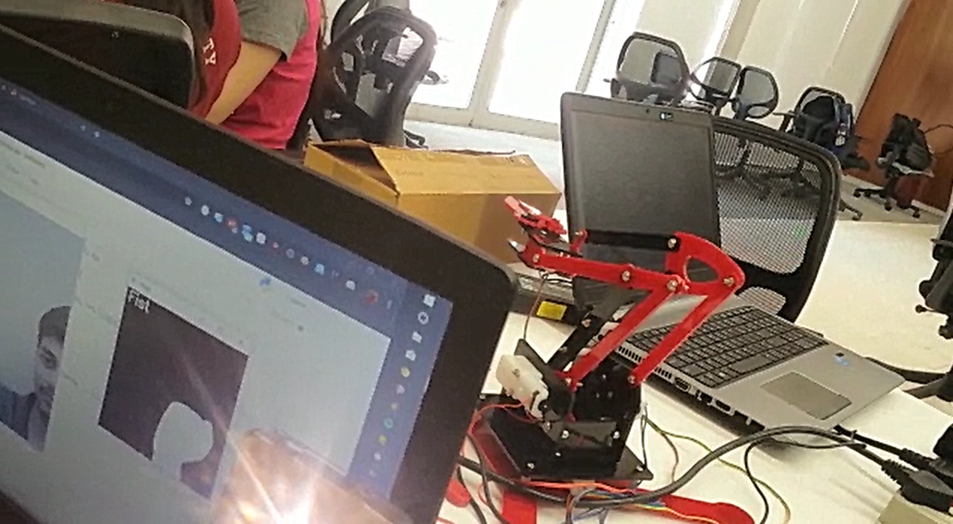
#> input picture livePhoto.png, 1905 x 1047 px, given in place of the camera (shown at 1/2 size)
$ jupyter execute createRawData.ipynb
#> lines starting #> are read from the running program, lines starting #| are printed output that depends on the picture; after the words box and inside, x2 and y2 are one past the last pixel; in counts of white or black regions, pixels touching at a corner belong together
[cell 1]
# Import Libraries
import cv2
import os
import numpy as np

[cell 2]
cap = cv2.VideoCapture(0)

os.chdir('.\\RawData\\FOLDER_NAME')
count = 0
pause = True
while cv2.waitKey(1):

#> (key q is pressed here)
    _, frame = cap.read()
#> frame is the input picture: shape (1047, 1905, 3); mean B, G, R 108.3, 118.4, 131.4
    blur = cv2.GaussianBlur(frame, (5,5), 0)

    hsv = cv2.cvtColor(blur, cv2.COLOR_RGB2HSV)
#> hsv: shape (1047, 1905, 3); mean H, S, V 90.1, 62, 134.1

    lower_skin = np.array([110, 25, 85])
    upper_skin = np.array([179, 255, 255])

    mask = cv2.inRange(hsv, lower_skin, upper_skin)
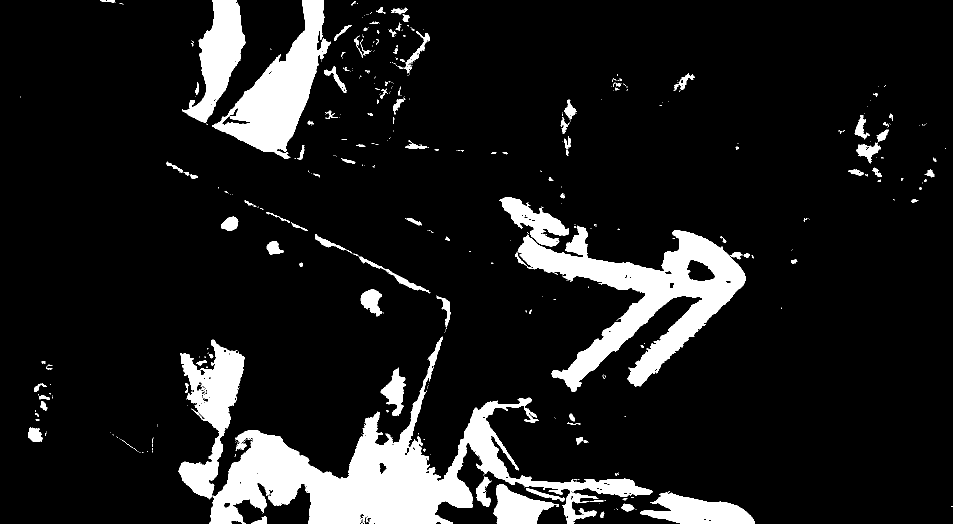
#> mask: shape (1047, 1905) (shown at 1/2 size); 11.4% white; 503 white regions (385 under 20 px), largest, box (x1, y1, x2, y2) and area: (419, 673, 1305, 1047) 78641, (1030, 452, 1491, 784) 49800, (424, 0, 662, 317) 27470
    blur = cv2.medianBlur(mask, 15)
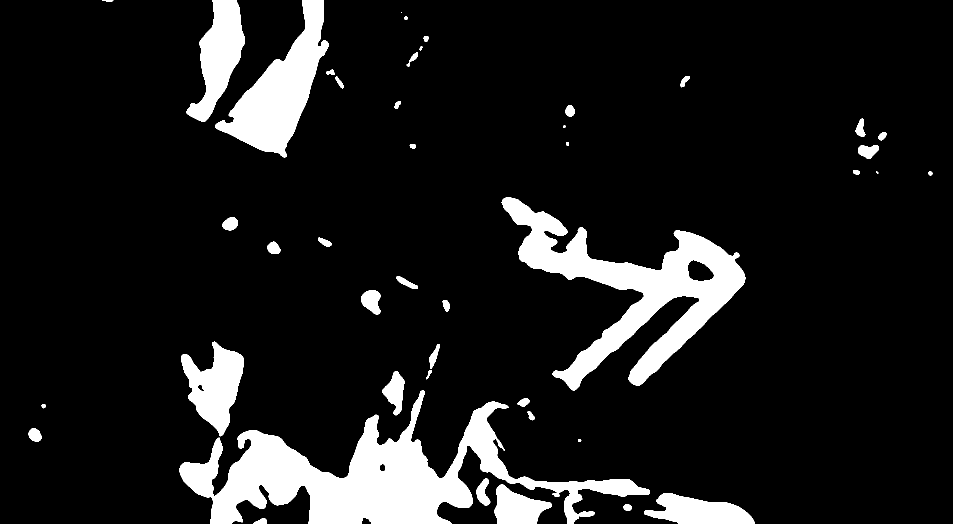
#> blur: shape (1047, 1905) (shown at 1/2 size); 10.9% white; 44 white regions (2 under 20 px), largest, box (x1, y1, x2, y2) and area: (359, 781, 1300, 1047) 82364, (1003, 395, 1491, 781) 56078, (431, 0, 658, 315) 27689
    kernel = cv2.getStructuringElement(cv2.MORPH_ELLIPSE, (8, 8))
    hsv_d = cv2.dilate(blur, kernel)
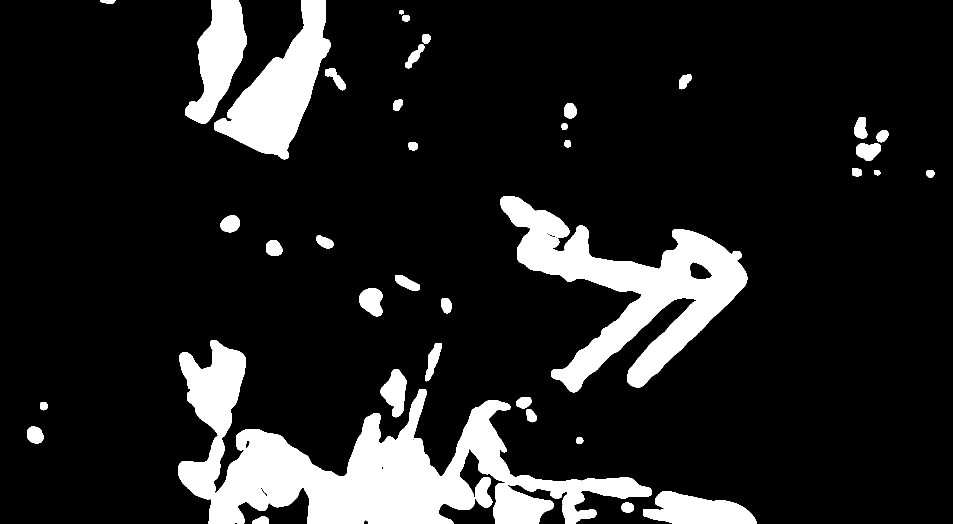
#> hsv_d: shape (1047, 1905) (shown at 1/2 size); 13.2% white; 39 white regions, largest, box (x1, y1, x2, y2) and area: (356, 680, 1304, 1047) 117846, (1000, 392, 1495, 785) 66776, (428, 0, 662, 319) 31305

    cv2.rectangle(frame, (0, 0), (300, 300), (255, 0, 0), 2)
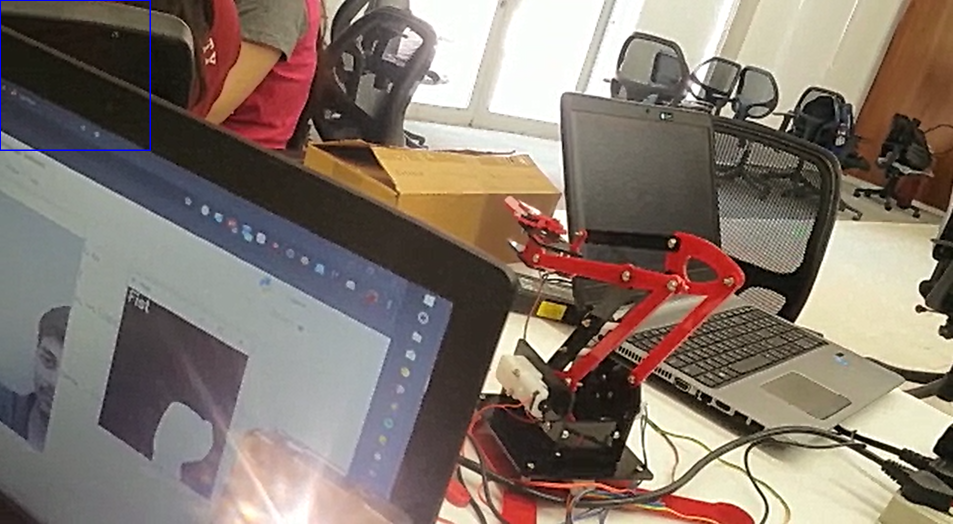
#> frame: shape (1047, 1905, 3) (shown at 1/2 size); 0.15% of pixels changed, all inside (x1, y1, x2, y2) = (0, 0, 302, 302)
    res = hsv_d[:300, :300]
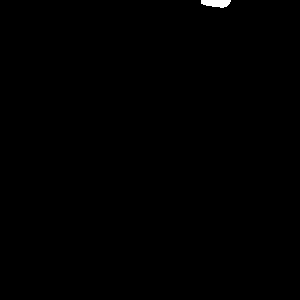
#> res: shape (300, 300); 0.21% white; 1 white region, box (x1, y1, x2, y2) and area: (201, 0, 231, 8) 185
    res = cv2.resize(res, (150, 150))
#> res: shape (150, 150)

    count += 1
    cv2.imshow('Original', frame)
    cv2.imshow('Mask', hsv_d[:300,:300])

    if cv2.waitKey(1) & 0xFF == ord('q'):
#> (key q is pressed here)
#> (key Esc is pressed here)
        if pause:
            pause = False
        else:
            pause = True

    if pause:
        continue
    else:
        cv2.imwrite('img' + str(count) + '.jpg', res)

cv2.destroyAllWindows()
cap.release()
